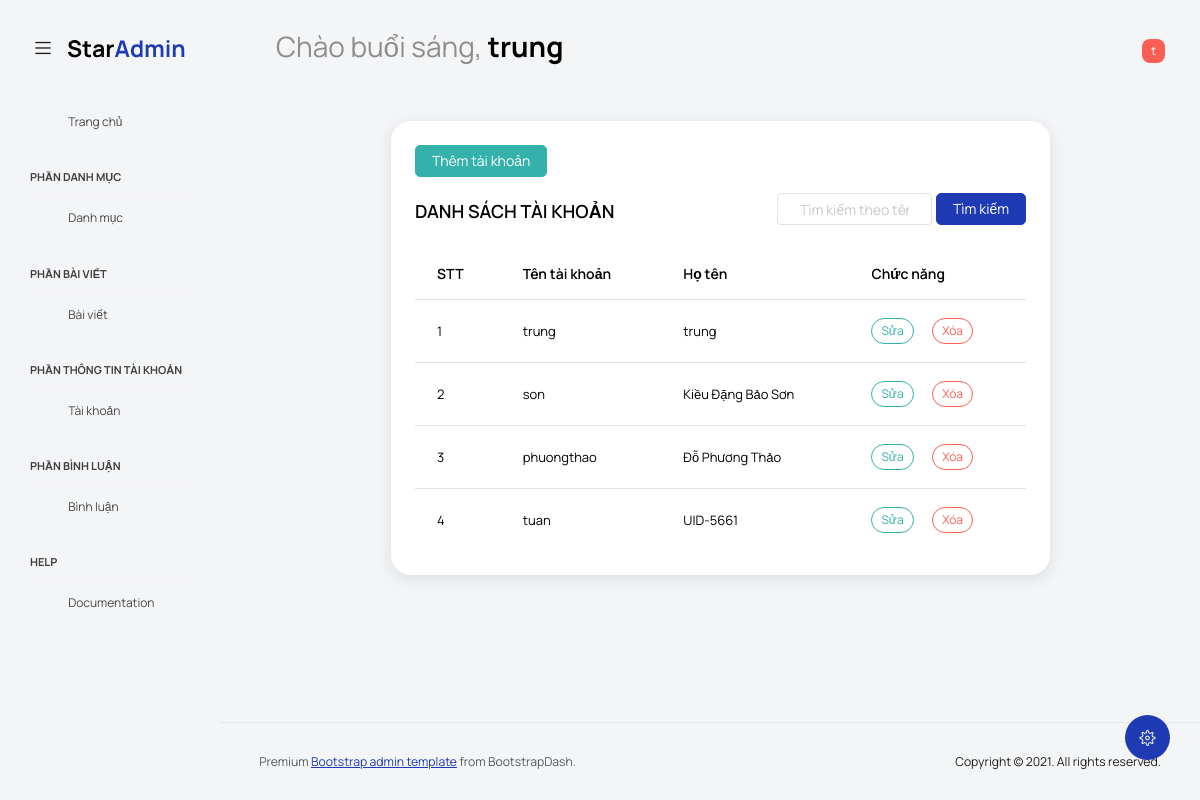
The app's page /admin/taikhoan/timkiemtaikhoan.php (signed in) with its own data.
### tables this page shows
CREATE TABLE `quantri` (
  `id_quan_tri` int(11) NOT NULL,
  `ten_tai_khoan` varchar(255) NOT NULL,
  `mat_khau` text NOT NULL,
  `ho_ten` varchar(255) NOT NULL
);

### admin/taikhoan/timkiemtaikhoan.php (the view, shortened to what this page needs)
<!DOCTYPE html>
<html lang="en">
<head>
    <link rel="stylesheet" href="assets/vendors/feather/feather.css">
    <link rel="stylesheet" href="assets/vendors/mdi/css/materialdesignicons.min.css">
    <link rel="stylesheet" href="assets/vendors/ti-icons/css/themify-icons.css">
    <link rel="stylesheet" href="assets/vendors/typicons/typicons.css">
    <link rel="stylesheet" href="assets/vendors/simple-line-icons/css/simple-line-icons.css">
    <link rel="stylesheet" href="assets/vendors/css/vendor.bundle.base.css">
    <link rel="stylesheet" href="assets/vendors/datatables.net-bs4/dataTables.bootstrap4.css">
    <link rel="stylesheet" type="text/css" href="assets/js/select.dataTables.min.css">
    <link rel="stylesheet" href="assets/css/vertical-layout-light/style.css">
</head>
<body class="with-welcome-text">
    <div class="container-scroller">
        <?= require_once './admin/navbar.php' ?>
        <div class="container-fluid page-body-wrapper" style="padding-top: 75px !important;">
            <div class="theme-setting-wrapper">
                <div id="settings-trigger"><i class="ti-settings"></i></div>
            </div>
            <?php require './admin/sidebar.php'?>
            <div class="main-panel">
                <div class="content-wrapper">
                    <div class="row">
                        <div class="col-lg-9 m-auto grid-margin stretch-card">
                            <div class="card">
                                <div class="card-body">
                                    <a href="?act=themdanhmuc" class="btn btn-success px-3 py-2 mb-3">Thêm tài khoản</a>
                                    <div class="d-flex justify-content-between align-items-center">
                                        <h4 class="card-title text-uppercase">Danh sách tài khoản</h4>
                                        <div class="d-flex">
                                            <form action="?act=timkiemtaikhoan" method="post">
                                                <div class="form-group d-flex justify-content-end">
                                                    <input type="text" name="keyword" placeholder="Tìm kiếm theo tên tài khoản" id="" class="form-control w-50 me-1">
                                                    <button type="submit" class="btn btn-primary px-3 py-2">Tìm kiếm</button>
                                                </div>
                                            </form>
                                        </div>
                                    </div>
                                    <?php
                                        $sql = "SELECT * FROM quantri WHERE ten_tai_khoan LIKE '%".mb_strtolower($_POST['keyword'],'UTF-8')."%'";
                                        $result = mysqli_query($conn,$sql);
                                    ?>
                                    <div class="table-responsive">
                                        <table class="table">
                                            <thead>
                                                <tr>
                                                    <th>STT</th>
                                                    <th>Tên tài khoản</th>
                                                    <th>Họ tên</th>
                                                    <th>Chức năng</th>
                                                </tr>
                                            </thead>
                                            <tbody>
                                                <?php
                                                    $i = 0;
                                                    while($row = mysqli_fetch_assoc($result)){
                                                        $i++;
                                                ?>
                                                <tr>
                                                    <td><?=$i?></td>
                                                    <td><?=$row['ten_tai_khoan']?></td>
                                                    <td><?=$row['ho_ten'] ? $row['ho_ten'] : 'Không có'?></td>
                                                    <td>
                                                        <a href="?act=suataikhoan&id=<?=$row['id_quan_tri']?>" class="badge badge-success text-decoration-none me-3">Sửa</a>
                                                        <a href="?act=xoataikhoan&id=<?=$row['id_quan_tri']?>" class="badge badge-danger text-decoration-none">Xóa</a>
                                                    </td>
                                                </tr>
                                                <?php
                                                    }
                                                ?>
                                            </tbody>
                                        </table>
                                    </div>
                                </div>
                            </div>
                        </div>
                    </div>
                </div>
                <footer class="footer">
                    <div class="d-sm-flex justify-content-center justify-content-sm-between">
                        <span class="text-muted text-center text-sm-left d-block d-sm-inline-block">Premium <a href="https://www.bootstrapdash.com/" target="_blank">Bootstrap admin template</a> from BootstrapDash.</span>
                        <span class="float-none float-sm-end d-block mt-1 mt-sm-0 text-center">Copyright © 2021. All rights reserved.</span>
                    </div>
                </footer>
            </div>
        </div>
    </div>
</body>
</html>

### admin/navbar.php (shortened to what this page needs)
<nav class="navbar default-layout col-lg-12 col-12 p-0 fixed-top d-flex align-items-top flex-row">
    <div class="text-center navbar-brand-wrapper d-flex align-items-center justify-content-start">
        <div class="me-3">
            <button class="navbar-toggler navbar-toggler align-self-center" type="button" data-bs-toggle="minimize">
                <span class="icon-menu"></span>
            </button>
        </div>
        <div>
            <a class="navbar-brand brand-logo" href="../index.html">
                <img src="assets/images/logo.svg" alt="logo" />
            </a>
        </div>
    </div>
    <?php
        $sql = "SELECT * FROM quantri WHERE id_quan_tri = ".$_COOKIE['id_quan_tri'];
        $rs = mysqli_query($conn,$sql);
        $row = mysqli_fetch_assoc($rs);
        $ten_nguoi_dung = $row['ho_ten'];
        $chu_cai_dau_ten_nd = explode(' ',$ten_nguoi_dung);
        $chu_cai_dau_ten_nd = end($chu_cai_dau_ten_nd);
        $chu_cai_dau_ten_nd = mb_substr($chu_cai_dau_ten_nd,0,1,'UTF-8');
    ?>
    <div class="navbar-menu-wrapper d-flex align-items-top">
        <ul class="navbar-nav">
            <li class="nav-item font-weight-semibold d-none d-lg-block ms-0">
                <?php $hours = date('H'); ?>
                <h1 class="welcome-text"><?= $hours < 24 && $hours >= 18 ? 'Chào buổi tối' : ($hours < 18 && $hours >= 12 ? 'Chào buổi chiều' : 'Chào buổi sáng') ?>,
                <span class="text-black fw-bold"><?= $ten_nguoi_dung;?></span>
                </h1>
            </li>
        </ul>
        <ul class="navbar-nav ms-auto">
            <li class="nav-item dropdown d-none d-lg-block user-dropdown">
                <a class="nav-link" id="UserDropdown" href="#" data-bs-toggle="dropdown" aria-expanded="false">
                    <span class="rounded bg-danger badge"><?=$chu_cai_dau_ten_nd?></span>
                </a>
            </li>
        </ul>
    </div>
</nav>

### records on screen
quantri: ho_ten "trung", ten_tai_khoan "trung"
quantri: ten_tai_khoan "son", ho_ten "Kiều Đặng Bảo Sơn"
quantri: ten_tai_khoan "phuongthao", ho_ten "Đỗ Phương Thảo"
quantri: ten_tai_khoan "tuan", ho_ten "UID-5661"

### other values on screen
$chu_cai_dau_ten_nd "t"
